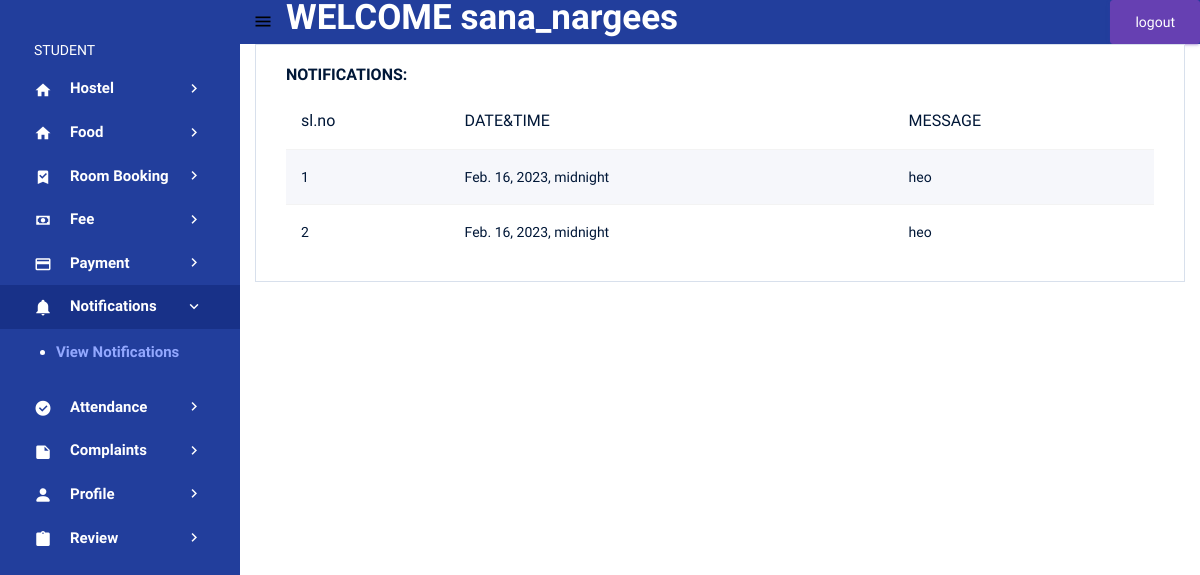
/view_student_notification (signed in), run on an earlier commit of the app's database.
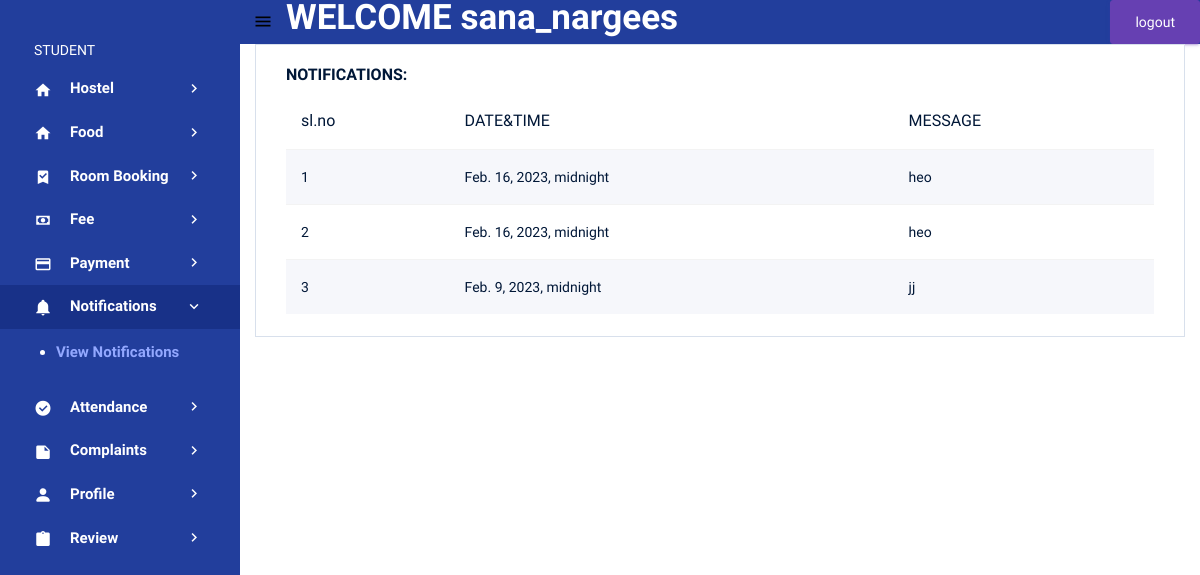
And on a later commit of the database.
### pythonapp/models.py (models this page shows, shortened)
class Notification(models.Model):
    date = models.DateTimeField()
    add_message = models.TextField(max_length=200)

### pythonapp/student.py (the view)
# urls.py: path('view_student_notification',student.view_student_notification,name='view_student_notification'),
@login_required(login_url='log')
def view_student_notification(request):
    data =Notification.objects.all()
    return render(request, 'student_view_notification.html', {'data': data})

### templates/student_view_notification.html
{% extends 'student.html' %}
{% load crispy_forms_tags %}
{% block content %}
<div class="col-lg-12 grid-margin stretch-card">
              <div class="card">
                <div class="card-body">
                  <h4 class="card-title">NOTIFICATIONS:</h4>
                  <div class="table-responsive">
                    <table class="table table-striped">
                      <thead>
                        <tr>
                            <th>sl.no</th>
                            <th>DATE&TIME</th>
                            <th>MESSAGE</th>
                        </tr>
                      </thead>
                      <tbody>
                      {% for i in data %}
                        <tr>
                         <td>{{forloop.counter}}</td>
                         <td>{{i.date}}</td>
                         <td>{{i.add_message}}</td>
                      {% endfor %}
                      </tbody>
                    </table>
                  </div>
                </div>
              </div>
            </div>
{% endblock %}

What changed in the data, as far as the page shows it:
added Notification: date "Feb. 9, 2023, midnight", add_message "jj"
